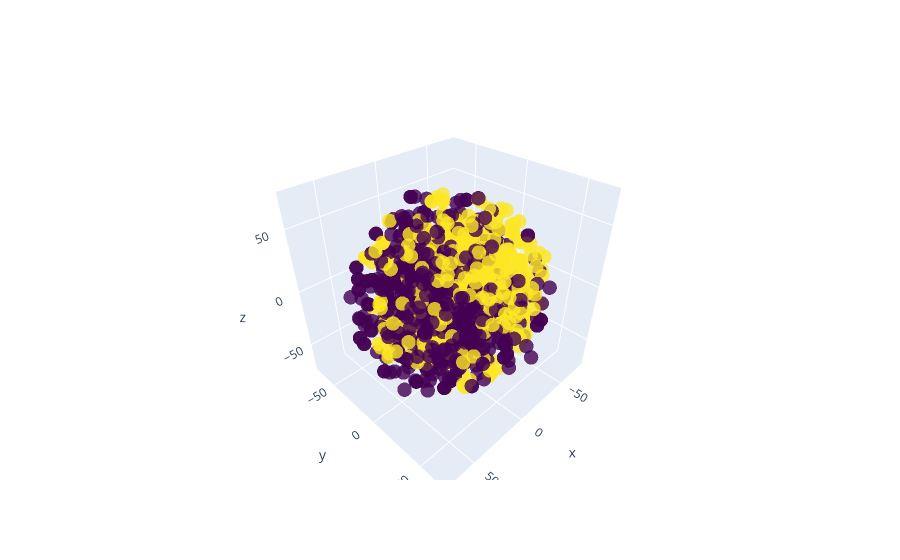

Here is the notebook cell this chart was saved with:
### Markdown cell above
<i>Áp dụng t-SNE giảm chiều dữ liệu để trực quán hoá lên đồ thị 3 chiều</i>

### Code cell
plot_vectorizer(count_matrix, df['Label'])

### Figure 1 — Plotly figure (JSON) as saved in the notebook; plotly's stock layout.template omitted (floating-point values rounded to 4 significant figures; data arrays with more than 128 entries replaced by an {"elided": "..."} marker saying what was removed)
{"data": [{"marker": {"color": {"elided": "1030 int values"}, "colorscale": [[0, "#440154"], [0.1111, "#482878"], [0.2222, "#3e4989"], [0.3333, "#31688e"], [0.4444, "#26828e"], [0.5556, "#1f9e89"], [0.6667, "#35b779"], [0.7778, "#6ece58"], [0.8889, "#b5de2b"], [1, "#fde725"]], "opacity": 0.8, "size": 5}, "mode": "markers", "type": "scatter3d", "x": {"elided": "1030 float values"}, "y": {"elided": "1030 float values"}, "z": {"elided": "1030 float values"}}], "layout": {"scene": {"camera": {"eye": {"x": 1.25, "y": 1.25, "z": 1.25}, "up": {"x": 0, "y": 0, "z": 1}}, "xaxis": {"nticks": 4}, "yaxis": {"nticks": 4}, "zaxis": {"nticks": 4}}}}
